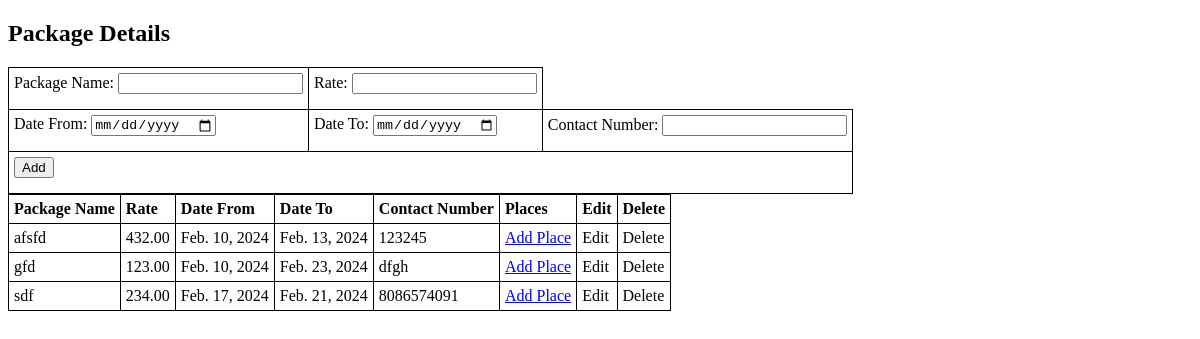
The page / on the database its author committed.
### tour/models.py (models this page shows)
class Package(models.Model):
    name = models.CharField(max_length=100)
    rate = models.DecimalField(max_digits=10, decimal_places=2)
    date_from = models.DateField()
    date_to = models.DateField()
    contact_no = models.CharField(max_length=15)

### tour/views.py (the view, shortened to what this page needs)
# urls.py: path('',include('tour.urls')),
def tour(request):
    data= Package.objects.all()
    return render(request, 'page1.html',{'data':data})

### templates/page1.html (shortened to what this page needs)
<!DOCTYPE html>
<html>
<head>
</head>
<body>
<h2>Package Details</h2>
<form method="POST" action="{% url 'tour' %}" onsubmit="return validateForm()">
    <table id="formTable">
      <tr>
        <td>
          <label for="packageName">Package Name:</label>
          <input type="text" id="packageName" name="packageName" >
        </td>
        <td>
          <label for="rate">Rate:</label>
          <input type="text" id="rate" name="rate" >
        </td>
      </tr>
      <tr>
        <td>
          <label for="dateFrom">Date From:</label>
          <input type="date" id="dateFrom" name="dateFrom" >
        </td>
        <td>
          <label for="dateTo">Date To:</label>
          <input type="date" id="dateTo" name="dateTo" >
        </td>
        <td>
          <label for="contactNumber">Contact Number:</label>
          <input type="text" id="contactNumber" name="contactNumber" >
        </td>
      </tr>
      <tr>
        <td colspan="3">
          <input type="submit" value="Add">
        </td>
      </tr>
    </table>
</form>
<table>
  <tr>
    <th>Package Name</th>
    <th>Rate</th>
    <th>Date From</th>
    <th>Date To</th>
    <th>Contact Number</th>
    <th>Places</th>
    <th>Edit</th>
    <th>Delete</th>
  </tr>
         {% for package in data %}
            <tr>
                <td>{{ package.name }}</td>
                <td>{{ package.rate }}</td>
                <td>{{ package.date_from }}</td>
                <td>{{ package.date_to }}</td>
                <td>{{ package.contact_no }}</td>
                <td><a href="/add/{{package.pk}}">Add Place</a></td>
                <td>Edit</td>
                <td>Delete</td>
            </tr>
        {% endfor %}
</table>
</body>
</html>

### templates/page1.html (style rules this page uses)
table, th, td { border: 1px solid black; border-collapse: collapse; }
th, td { padding: 5px; text-align: left; }
form { display: flex; flex-direction: row; justify-content: space-between; }
form label, form input { margin-bottom: 10px; }
form input[type="submit"] { align-self: flex-end; }
#formTable { border:none; border-collapse: collapse; }

### rows shown on the page
Package: name "afsfd", rate "432.00", date_from "Feb. 10, 2024", date_to "Feb. 13, 2024", contact_no "123245"
Package: name "gfd", rate "123.00", date_from "Feb. 10, 2024", date_to "Feb. 23, 2024", contact_no "dfgh"
Package: name "sdf", rate "234.00", date_from "Feb. 17, 2024", date_to "Feb. 21, 2024", contact_no "8086574091"
